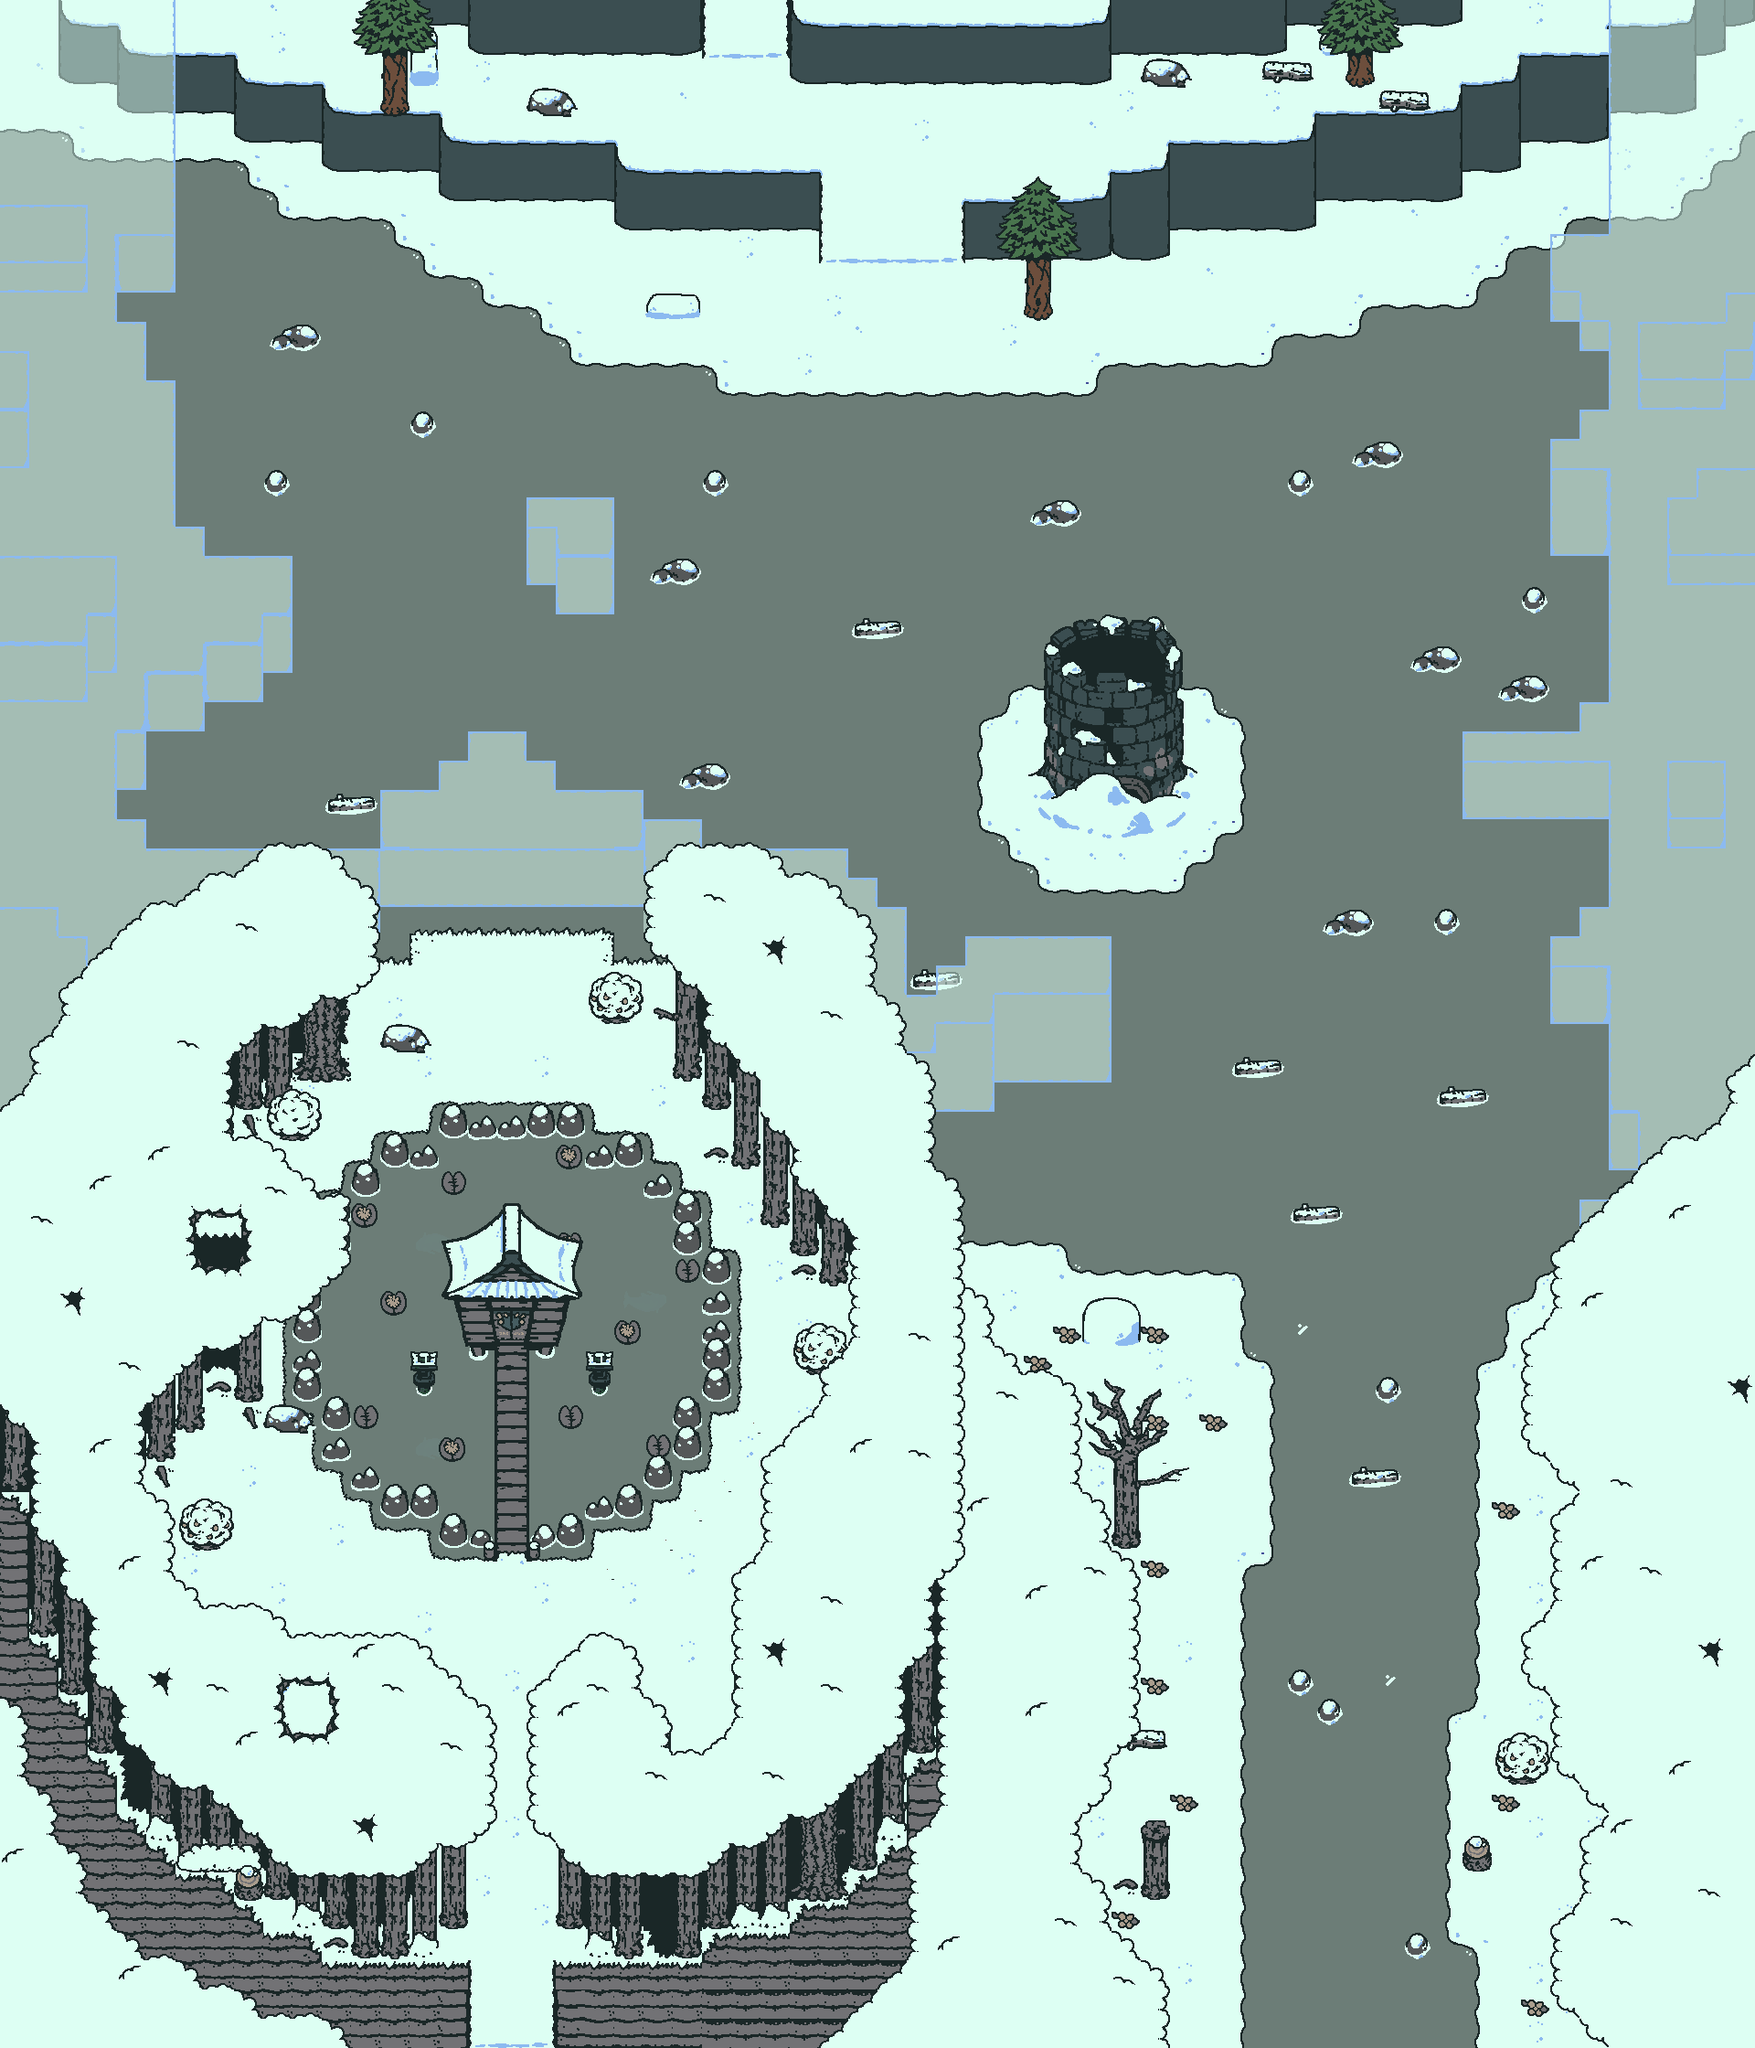

This game map was drawn from its Tiled (.tmx) file and the tilesets committed beside it. A one-line description and the trimmed map source follow:
An orthogonal 60x70 tile map with 32x32 px tiles, 5 tile layers (FLOOR, MIDDLE, ABOVE, LIGHT, ...), 7 tilesets and 258 objects (57x ice, 5x portal, 4x snowSMALL, 3x mountain howl, wood, ...).

<map version="1.2" tiledversion="1.2.3" orientation="orthogonal" renderorder="right-down" width="60" height="70" tilewidth="32" tileheight="32" infinite="0" nextlayerid="20" nextobjectid="985">
 <tileset firstgid="1" source="tilesets/objects.tsx" />
 <tileset firstgid="9" source="tilesets/trees_frost.tsx" />
 <tileset firstgid="174" source="tilesets/forest_frost.tsx" />
 <tileset firstgid="430" source="tilesets/shrine_frost.tsx" />
 <tileset firstgid="478" source="tilesets/fort_frost.tsx" />
 <tileset firstgid="526" source="tilesets/fort_interior.tsx" />
 <tileset firstgid="590" source="tilesets/mountain.tsx" />
 <layer id="15" name="FLOOR" width="60" height="70">
  <data>[4200 cells, 4200 non-empty, 88 distinct tile ids]</data>
 </layer>
 <layer id="16" name="MIDDLE" width="60" height="70">
  <data>[4200 cells, 449 non-empty, 83 distinct tile ids]</data>
 </layer>
 <layer id="17" name="ABOVE" width="60" height="70">
  <data>[4200 cells, 712 non-empty, 102 distinct tile ids]</data>
 </layer>
 <layer id="18" name="LIGHT" width="60" height="70">
  <data>[4200 cells, 0 non-empty, 0 distinct tile ids]</data>
 </layer>
 <layer id="19" name="OVERHEAD" width="60" height="70">
  <data>[4200 cells, 999 non-empty, 22 distinct tile ids]</data>
 </layer>
 <objectgroup color="#b038d8" id="5" name="SLOPES">
  <object id="638" x="512" y="2144" width="96" height="96" />
  <object id="843" x="896" y="200" width="80" height="88" />
  <object id="844" x="768" y="0" width="96" height="64" />
  <object id="965" x="976" y="216" width="80" height="72" />
 </objectgroup>
 <objectgroup color="#60c7f3" id="6" name="TERRAIN">
  <object id="634" name="ice" x="1024" y="976" width="896" height="368" />
  <object id="635" name="ice" x="1200" y="1344" width="160" height="48" />
  <object id="636" name="wood" x="544" y="1440" width="32" height="256" />
  <object id="646" name="ice" x="1360" y="1344" width="288" height="144" />
  <object id="647" name="ice" x="1392" y="1488" width="224" height="224" />
  <object id="648" name="ice" x="1360" y="1712" width="256" height="160" />
  <object id="649" name="ice" x="1360" y="1872" width="232" height="368" />
  <object id="650" name="ice" x="1592" y="2128" width="24" height="112" />
  <object id="683" name="ice" x="1648" y="1344" width="32" height="80" />
  <object id="684" name="ice" x="1024" y="1336" width="176" height="24" />
  <object id="698" name="ice" x="1024" y="944" width="112" height="32" />
  <object id="699" name="ice" x="1296" y="944" width="128" height="32" />
  <object id="700" name="ice" x="1024" y="784" width="48" height="160" />
  <object id="707" name="ice" x="1024" y="752" width="80" height="32" />
  <object id="708" name="ice" x="1328" y="752" width="96" height="32" />
  <object id="709" name="ice" x="1024" y="688" width="400" height="64" />
  <object id="710" name="ice" x="1360" y="784" width="64" height="128" />
  <object id="712" name="ice" x="1072" y="912" width="32" height="32" />
  <object id="713" name="ice" x="1328" y="912" width="96" height="32" />
  <object id="782" name="ice" x="1680" y="1320" width="80" height="80" />
  <object id="827" name="ice" x="1424" y="688" width="496" height="288" />
  <object id="830" name="ice" x="784" y="432" width="416" height="256" />
  <object id="831" name="ice" x="0" y="688" width="1024" height="336" />
  <object id="832" name="ice" x="832" y="1056" width="192" height="32" />
  <object id="833" name="ice" x="864" y="1088" width="160" height="32" />
  <object id="834" name="ice" x="928" y="1120" width="96" height="40" />
  <object id="836" name="ice" x="0" y="1056" width="192" height="32" />
  <object id="875" name="ice" x="1200" y="400" width="192" height="288" />
  <object id="876" name="ice" x="1392" y="368" width="96" height="320" />
  <object id="877" name="ice" x="1488" y="336" width="128" height="352" />
  <object id="878" name="ice" x="1616" y="304" width="32" height="384" />
  <object id="879" name="ice" x="1648" y="272" width="64" height="416" />
  <object id="880" name="ice" x="1712" y="240" width="56" height="448" />
  <object id="881" name="ice" x="624" y="400" width="160" height="288" />
  <object id="882" name="ice" x="592" y="368" width="32" height="320" />
  <object id="883" name="ice" x="528" y="336" width="64" height="352" />
  <object id="884" name="ice" x="464" y="304" width="64" height="384" />
  <object id="885" name="ice" x="432" y="272" width="32" height="416" />
  <object id="886" name="ice" x="304" y="240" width="128" height="448" />
  <object id="887" name="ice" x="272" y="208" width="32" height="480" />
  <object id="888" name="ice" x="208" y="176" width="64" height="512" />
  <object id="911" name="ice" x="576" y="1488" width="32" height="176" />
  <object id="912" name="ice" x="512" y="1488" width="32" height="176" />
  <object id="913" name="ice" x="480" y="1248" width="32" height="416" />
  <object id="914" name="ice" x="608" y="1248" width="32" height="416" />
  <object id="915" name="ice" x="640" y="1280" width="32" height="216" />
  <object id="916" name="ice" x="672" y="1280" width="32" height="352" />
  <object id="917" name="ice" x="704" y="1312" width="32" height="288" />
  <object id="919" name="ice" x="352" y="1376" width="32" height="160" />
  <object id="921" name="ice" x="736" y="1376" width="32" height="160" />
  <object id="922" name="ice" x="384" y="1312" width="32" height="288" />
  <object id="923" name="ice" x="416" y="1280" width="32" height="352" />
  <object id="924" name="ice" x="448" y="1280" width="32" height="216" />
  <object id="925" name="ice" x="448" y="1528" width="32" height="104" />
  <object id="926" name="ice" x="640" y="1528" width="32" height="104" />
  <object id="927" name="ice" x="512" y="1256" width="96" height="144" />
  <object id="928" name="ice" x="672" y="1024" width="352" height="32" />
  <object id="929" name="ice" x="96" y="1024" width="352" height="32" />
 </objectgroup>
 <objectgroup color="#c1e702" id="7" name="COLLISION" opacity="0.51">
  <object id="545" x="480" y="1664" width="64" height="32" />
  <object id="552" x="416" y="1632" width="64" height="32" />
  <object id="553" x="384" y="1280" width="32" height="32" />
  <object id="554" x="352" y="1312" width="32" height="64" />
  <object id="555" x="320" y="1376" width="32" height="160" />
  <object id="556" x="544" y="1400" width="32" height="72" />
  <object id="557" x="736" y="1312" width="32" height="64" />
  <object id="558" x="768" y="1376" width="32" height="160" />
  <object id="559" x="0" y="1088" width="192" height="512" />
  <object id="560" x="192" y="1056" width="32" height="512" />
  <object id="562" x="256" y="1408" width="64" height="128" />
  <object id="563" x="928" y="1160" width="96" height="1080" />
  <object id="565" x="1024" y="2208" width="256" height="32" />
  <object id="566" x="608" y="2144" width="320" height="96" />
  <object id="567" x="0" y="2144" width="512" height="96" />
  <object id="568" x="704" y="1968" width="224" height="176" />
  <object id="569" x="832" y="1736" width="96" height="200" />
  <object id="574" x="864" y="1632" width="64" height="104" />
  <object id="576" x="896" y="1600" width="32" height="32" />
  <object id="586" x="0" y="1600" width="128" height="544" />
  <object id="587" x="192" y="1792" width="64" height="256" />
  <object id="590" x="160" y="1792" width="32" height="256" />
  <object id="591" x="128" y="1696" width="32" height="352" />
  </objectgroup>
 <objectgroup color="#f99a00" id="8" name="ENTITIES" opacity="0.76">
  <!-- 18 objects omitted --></objectgroup>
</map>
<!-- 173 of 258 objects omitted -->
